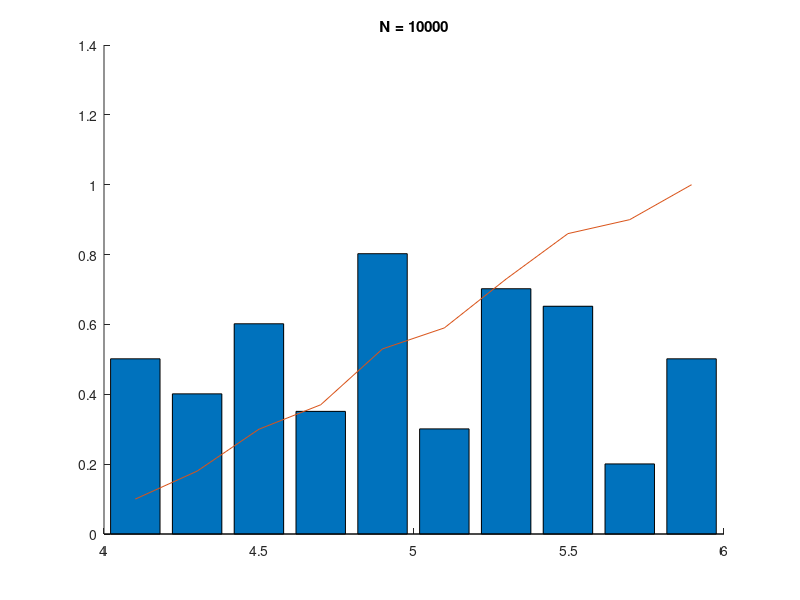

Reproduce this figure in MATLAB.
% 1Week Hw1 12171788 박지은

N = 100;
R = 10;

U = rand(1,N)*(6-4) + 4;

X_sum = 0;
for i = 1:N
    X_sum = X_sum + U(i)/N;
end
X_sum

[M, X] = hist(U,R);
resol = X(2) - X(1); % 한 구간의 길이

pdf = M/N/resol;
cdf = cumsum(pdf*resol);

figure; hold on;
bar(X, pdf);
plot(X, cdf);
title('N = 10000');
